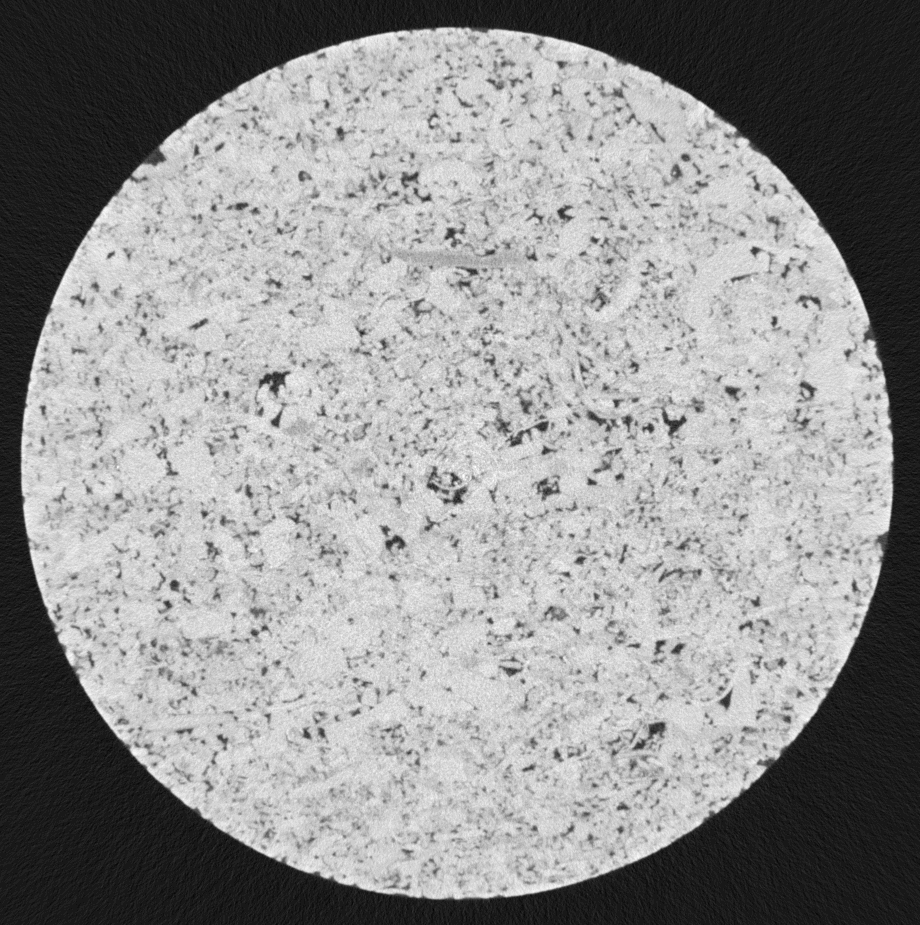
#> input picture INF1761/CG2020_T2_HeloisaPessoa_FelipeHolanda/antes0900.tiff, 920 x 925 px, found by its file name
$ jupyter execute --allow-errors CG2020_T2_FelipeHolanda_HeloisaPessoa.ipynb   (shell and % lines are left out)
#> lines starting #> are read from the running program, lines starting #| are printed output that depends on the picture
<h1>CG2020 - Tarefa 2</h1>

[cell 1]
import numpy as np
import matplotlib.pyplot as plt
import matplotlib.image as pim
from scipy import fftpack
from skimage import data,filters
from skimage import io
from PIL import Image

path = ''
my_name = 'FelipeHolanda_HeloisaPessoa'

[cell 2]
img = pim.imread(path + 'antes0900.tiff')
#> img is the input picture: shape (925, 920) uint16; min 2259, max 10184, mean 6735.9

def show_img(title, _img):
    plt.figure(figsize=(8,6))
    plt.title(title)
    if _img.ndim == 2:
        plt.imshow(_img, cmap = 'gray')
    else:
        plt.imshow(_img)
    plt.show()
    plt.colorbar()

#> (the rest of this cell did not finish here and is left out)

[cell 3]
from matplotlib.colors import LogNorm

def plot_spectrum(im_fft, title):
    plt.title(title)
    plt.figure(figsize=(8,4))
    plt.imshow(np.abs(im_fft), norm=LogNorm(vmin=5))
    plt.colorbar()

[cell 4]
from scipy import fftpack
im_fft = fftpack.fft2(img)

plot_spectrum(im_fft, 'Fourier Transform')
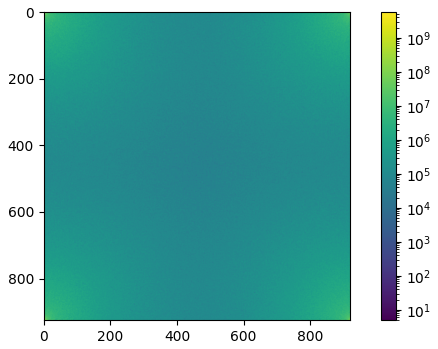
#> figure drawn by matplotlib, 2 panels

[cell 5]
im_fft_shift = fftpack.fftshift(im_fft)

[cell 6]
plot_spectrum(im_fft_shift, 'Fourier Transform')
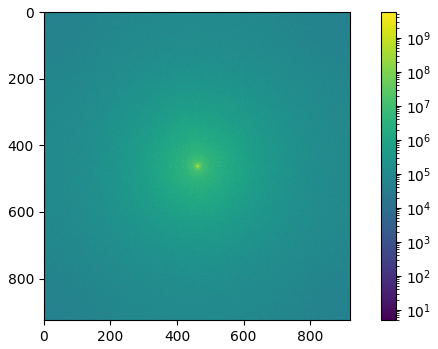
#> figure drawn by matplotlib, 2 panels

[cell 7]
h, w = img.shape[:2]
#> h = 925; w = 920
Y, X = np.ogrid[0 : h, 0 : w]
#> Y = 925 values from 0 to 924
mask = np.sqrt((X - w / 2) ** 2 + (Y - h / 2)**2)

#> (the rest of this cell did not finish here and is left out)

#> call 2 of show_img, with title = 'SSSZ'
#> in show_img (call 2), `plt.show()`:
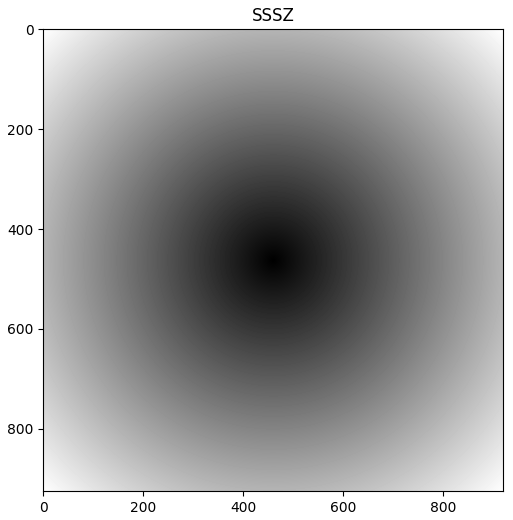
#> figure drawn by matplotlib, 1 panel

[cell 8]
im_fft_shift = fftpack.fftshift(im_fft)
im_fft_shift[mask > 160] = 0
plot_spectrum(im_fft_shift, 'Frequencia filtrada')
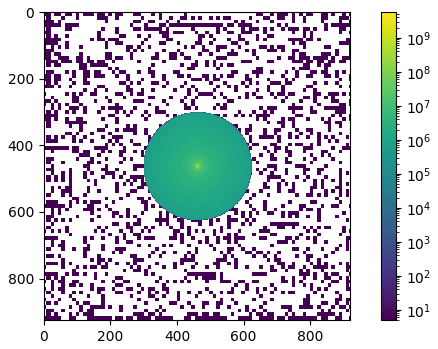
#> figure drawn by matplotlib, 2 panels

[cell 9]
im_fft_2 = fftpack.ifftshift(im_fft_shift)

plot_spectrum(im_fft_2, 'Filtrada Original')
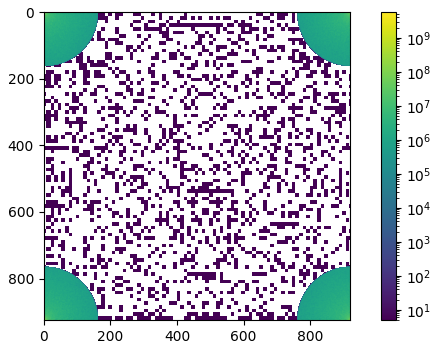
#> figure drawn by matplotlib, 2 panels

[cell 10]
im_2 = fftpack.ifft2(im_fft_2).real
#> (the rest of this cell did not finish here and is left out)


#> (a cell that did not finish here is left out)


[cell 12]
img2 = io.imread(path + 'antes0900.tiff')
h, w = img.shape[:2]

def show_hist(title,img):
#> called with title = 'Histograma Imagem Filtrada'
    plt.figure(figsize=(6,4))
    plt.title(title)
    _ = plt.hist(img.ravel(), 255)
    plt.show()
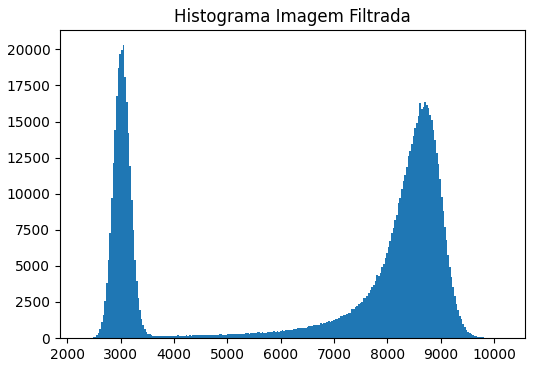
#> figure drawn by matplotlib, 1 panel; tallest bar 20327 high, from x = 3036 to 3067

[cell 13]
show_hist('Histograma Imagem Filtrada',img2)

[cell 14]
im_2 = im_2.astype('float32')
im2 = np.array(im_2)
im2max = im2.max()
#> im2max = 10237
im2 = im2/im2max
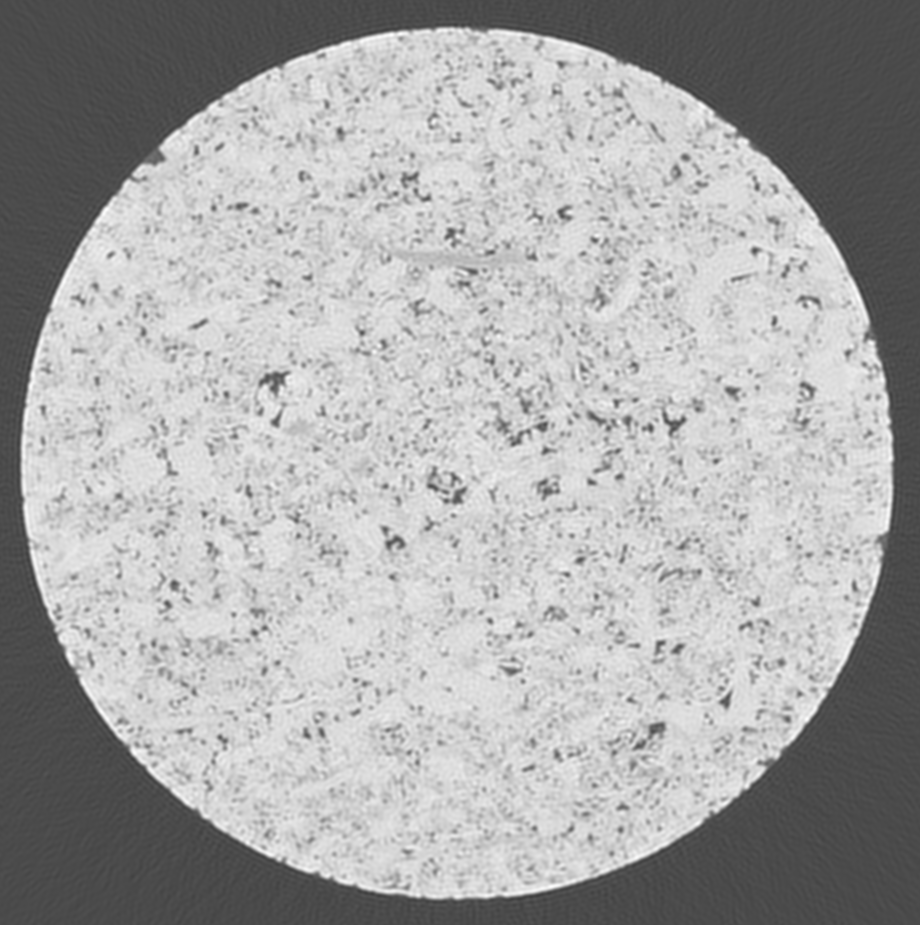
#> im2: shape (925, 920) float32; min 0.239, max 1, mean 0.658
h, w = im_2.shape

#> (a cell that did not finish here is left out)

[cell 16]
def define_pixel(img,h,w):
#> called with h = 925, w = 920
    i = 0;
    j = 0;
    result = np.array(img)
    legenda = np.array(img)
    for i in range(h):
        for j in range(w):
            if img[i,j] <= 0.4:
                result[i,j] = 0 #vazio
            if 0.25 < img[i,j] <= 0.6:
                result[i,j] = 1 #porosidade baixa
            if 0.5 < img[i,j] <= 0.8:
                result[i,j] = 2 #porosidade média
            if img[i,j] > 0.8:
                result[i,j] = 3 #porosidade alta
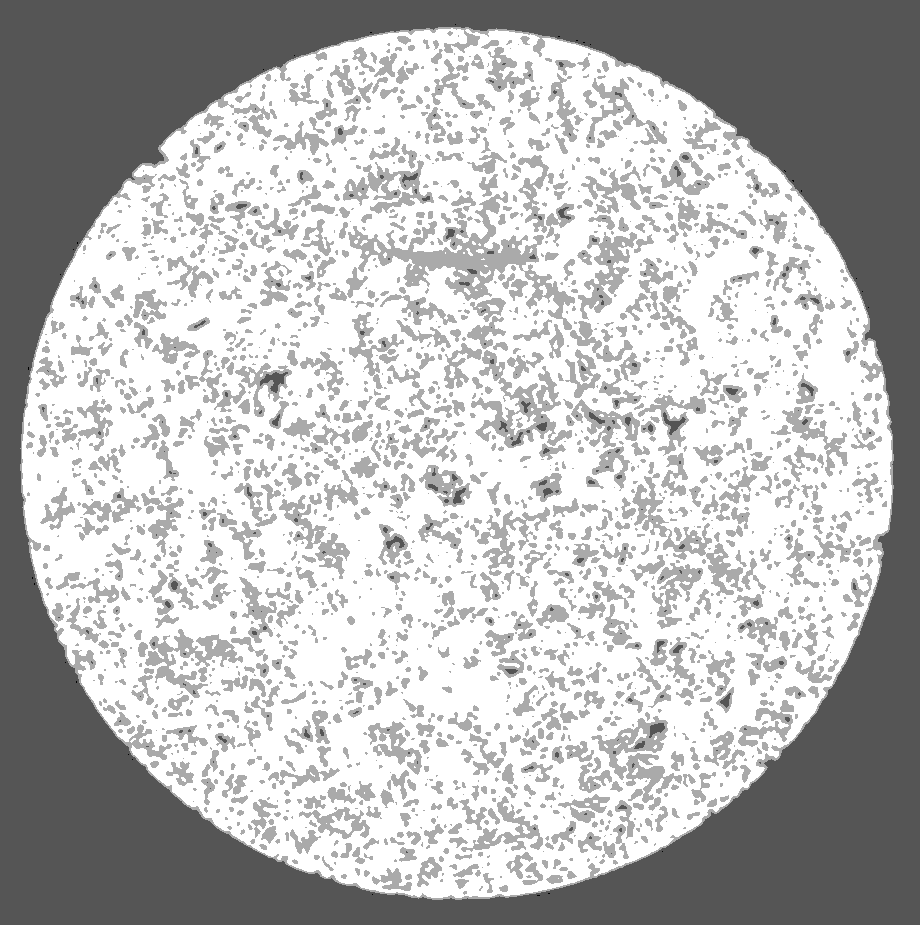
#> result: shape (925, 920) float32; min 0, max 3, mean 2.19; drawn with min black and max white
    return result


result = define_pixel(im2,h,w)

#> (a cell that did not finish here is left out)

[cell 18]
show_hist('Histograma Imagem Resultado',result)
#> call 2 of show_hist, with title = 'Histograma Imagem Resultado'
#> in show_hist (call 2), `plt.show()`:
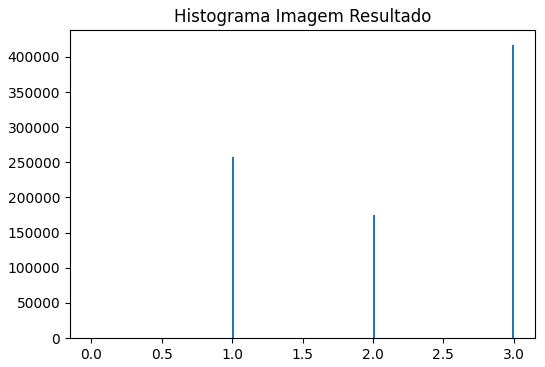
#> figure drawn by matplotlib, 1 panel; tallest bar 417416 high, from x = 2.99 to 3
